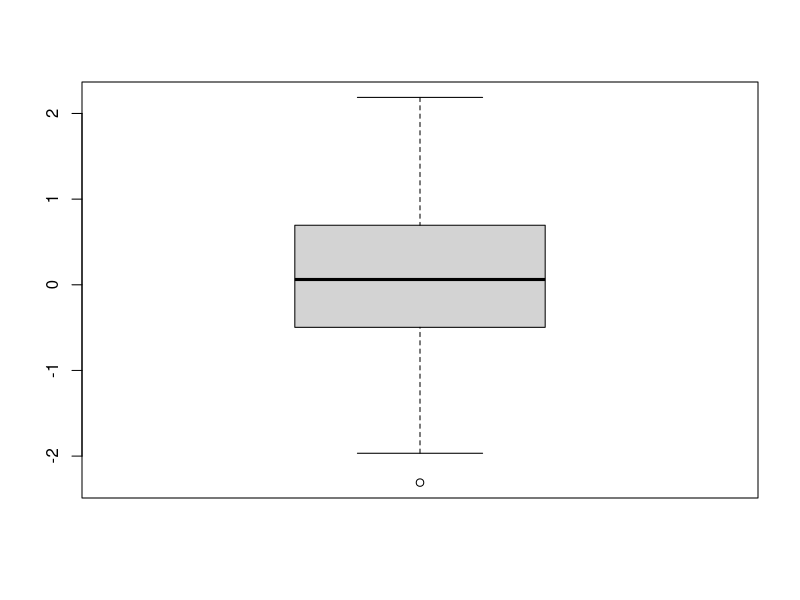
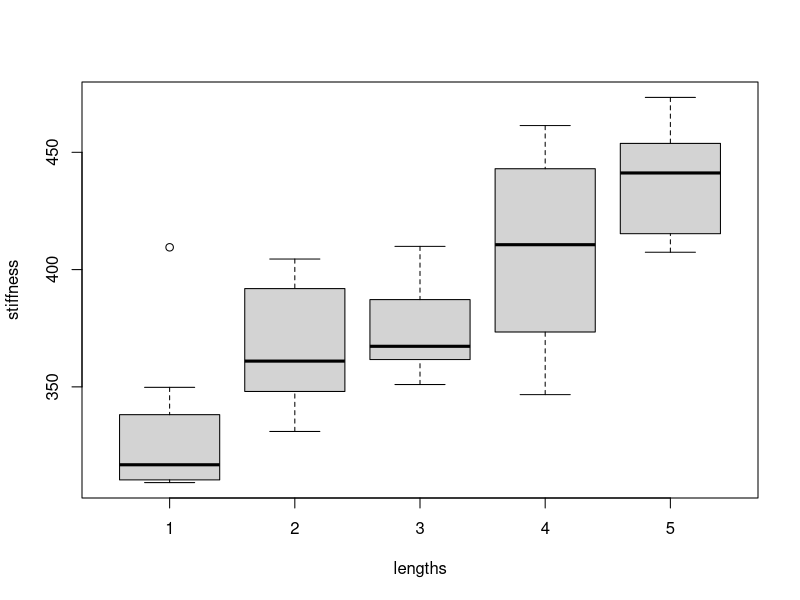
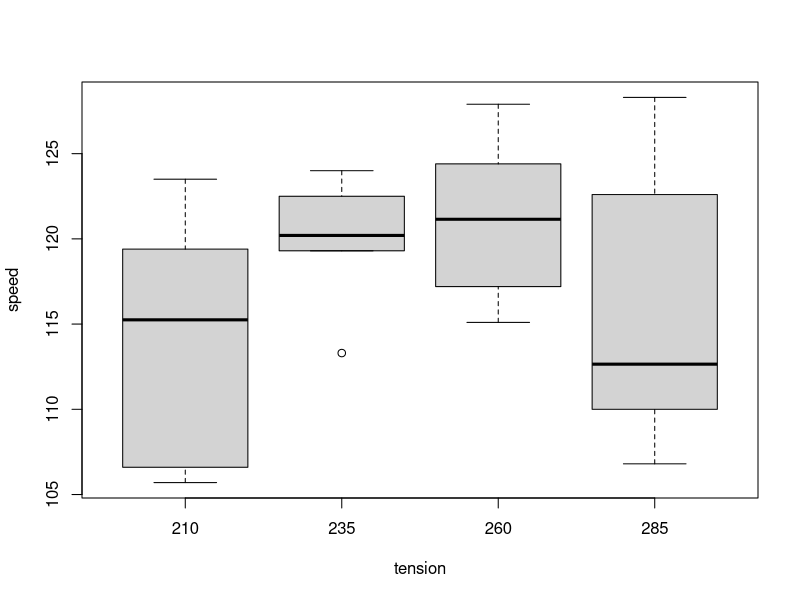

R code for these plots, in order:
### R code from vignette source '14_basic_course_on_R_distfreeANOVA.Rnw'

###################################################
### code chunk number 1: 14_basic_course_on_R_distfreeANOVA.Rnw:46-50
###################################################
axial <- read.csv("stiffness.csv", header=T)
attach(axial)
set.seed(123)
boxplot(rnorm(100))


###################################################
### code chunk number 2: 14_basic_course_on_R_distfreeANOVA.Rnw:55-56
###################################################
boxplot(stiffness~lengths)


###################################################
### code chunk number 3: 14_basic_course_on_R_distfreeANOVA.Rnw:62-63
###################################################
kruskal.test(stiffness, lengths)


###################################################
### code chunk number 4: 14_basic_course_on_R_distfreeANOVA.Rnw:76-79
###################################################
tennis <- read.csv("tennis.csv", header=T)
head(tennis)
attach(tennis)


###################################################
### code chunk number 5: 14_basic_course_on_R_distfreeANOVA.Rnw:82-83
###################################################
boxplot(speed~tension)


###################################################
### code chunk number 6: 14_basic_course_on_R_distfreeANOVA.Rnw:92-93
###################################################
friedman.test(speed, tension, player)


###################################################
### code chunk number 7: 14_basic_course_on_R_distfreeANOVA.Rnw:97-98
###################################################
kruskal.test(speed, tension)


